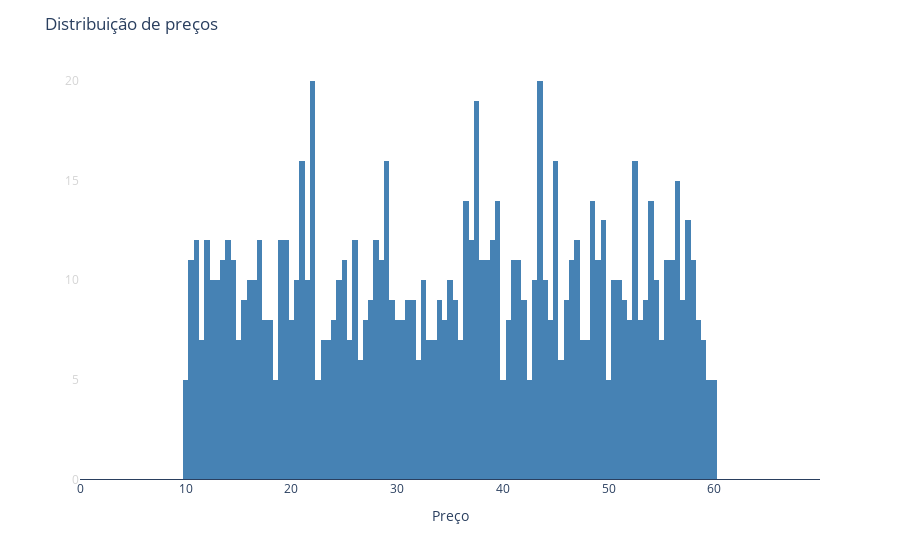

Here is the notebook cell this chart was saved with:
### Code cell
fig = px.histogram(df, x = 'price', nbins = 100)
fig.update_layout(plot_bgcolor = 'white', title = 'Distribuição de preços')
fig.update_xaxes(range = (0, preco_max + 10), title = 'Preço')
fig.update_yaxes(title = '', tickfont = dict(color = '#d4d4d4'))
fig.update_traces(marker_color = 'steelblue')
fig.add_hline(y = 0, line_width = 1)
fig.show()

### Figure 1 — Plotly figure (JSON) as saved in the notebook; plotly's stock layout.template omitted (floating-point values rounded to 4 significant figures; data arrays with more than 128 entries replaced by an {"elided": "..."} marker saying what was removed)
{"data": [{"bingroup": "x", "hovertemplate": "price=%{x}<br>count=%{y}<extra></extra>", "legendgroup": "", "marker": {"color": "steelblue", "pattern": {"shape": ""}}, "name": "", "nbinsx": 100, "orientation": "v", "showlegend": false, "type": "histogram", "x": {"elided": "1000 float values"}, "xaxis": "x", "yaxis": "y"}], "layout": {"barmode": "relative", "legend": {"tracegroupgap": 0}, "margin": {"t": 60}, "plot_bgcolor": "white", "shapes": [{"line": {"width": 1}, "type": "line", "x0": 0, "x1": 1, "xref": "x domain", "y0": 0, "y1": 0, "yref": "y"}], "title": {"text": "Distribuição de preços"}, "xaxis": {"anchor": "y", "domain": [0, 1], "range": [0, 69.99], "title": {"text": "Preço"}}, "yaxis": {"anchor": "x", "domain": [0, 1], "tickfont": {"color": "#d4d4d4"}, "title": {"text": ""}}}}
